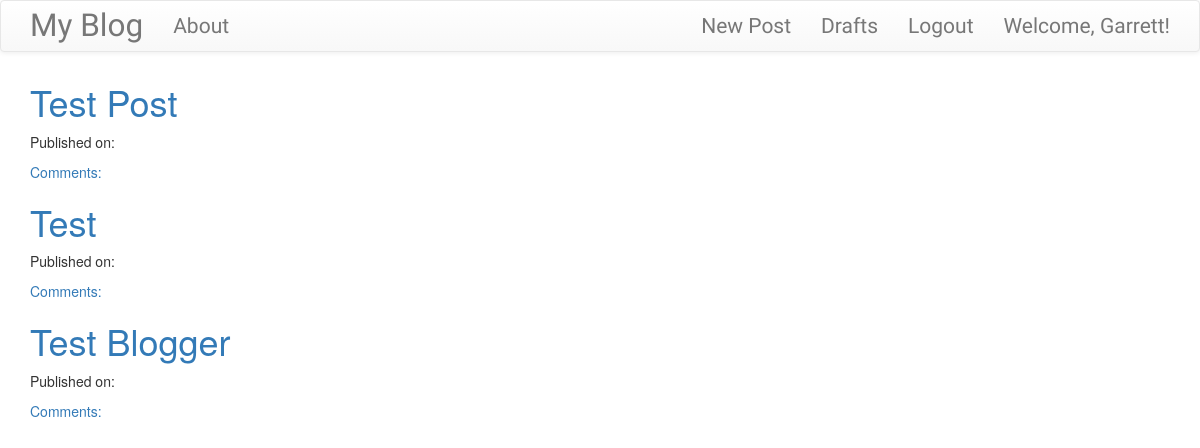
Page /drafts/ (signed in) on the committed database.
### blog/models.py (models this page shows, shortened)
class Post(models.Model):
    author = models.ForeignKey("auth.User", on_delete=models.CASCADE)
    title = models.CharField(max_length=200)
    text = models.TextField()
    created_date = models.DateTimeField(default=timezone.now)
    published_date = models.DateTimeField(blank=True, null=True)

### blog/views.py (the view)
# urls.py: url(r'^drafts/$', views.DraftListView.as_view(), name='post_draft_list'),
class DraftListView(LoginRequiredMixin, ListView):
    login_url = '/login/'
    redirect_field_name = 'blog/post_list.html'
    model = Post
    def get_queryset(self):
        return Post.objects.filter(published_date__isnull=True).order_by('created_date')

### blog/templates/blog/post_list.html
{% extends "blog/base.html" %}
{% block content %}
<div class="centerstage">
  {% for post in post_list %}
  <div class="post">
    <h1><a href ="{% url 'post_detail' pk=post.pk %}">{{ post.title }}</a></h1>
    <div class="date">
      <p>Published on: {{post.published_date|date:"D M Y"}}</p>
    </div>
    <a href ="{% url 'post_detail' pk=post.pk %}">Comments: {{post.approve_comments.count}}</a>
  </div>
  {% endfor %}
</div>
{% endblock %}

### blog/templates/blog/base.html (shortened to what this page needs)
<!DOCTYPE html>
{% load staticfiles %}
<html lang="en" dir="ltr">
  <head>
    <link rel="stylesheet" href="https://maxcdn.bootstrapcdn.com/bootstrap/3.3.7/css/bootstrap.min.css">
    <link rel="stylesheet" href="https://maxcdn.bootstrapcdn.com/bootstrap/3.3.7/css/bootstrap-theme.min.css">
    <link rel="stylesheet" href="//cdn.jsdelivr.net/medium-editor/latest/css/medium-editor.min.css" type="text/css" media="screen" charset="utf-8">
    <link rel="stylesheet" href="{% static 'css/style.css' %}">
  </head>
  <body class ="loader">
    <nav class="navbar navbar-default techfont custom-navbar">
      <div class="container">
        <ul class ="nav navbar-nav">
          <li><a class ="navbar-brand bigbrand" href ="{% url 'post_list' %}">My Blog</a></li>
          <li><a href ="{% url 'about' %}">About</a></li>
        </ul>
        <ul class ="nav navbar-nav navbar-right">
          {% if user.is_authenticated%}
            <li>
              <a href ="{% url 'post_new'%}">New Post</a>
            </li>
            <li>
              <a href ="{% url 'post_draft_list'%}">Drafts</a>
            </li>
            <li>
              <a href ="{% url 'logout'%}">Logout</a>
            </li>
            <li>
              <a>Welcome, {{user.username}}!</a>
            </li>
            {% else %}
            <li><a class="nav navbar-right" href ="{% url 'login' %}"><span class="glyphicon glyphicon-user"></span></a></li>
          {% endif %}
        </ul>
      </div>
    </nav>
    <div class="content container">
      <div class="row">
        <div class="col-md-8">
          <div class="blog_posts">
            {% block content %}
            {% endblock %}
          </div>
        </div>
      </div>
    </div>
  </body>
</html>

### blog/static/css/style.css (style rules this page uses)
.techfont { font-family: 'Ubuntu', sans-serif; font-size: 1.5em; margin-bottom: 10px; }
.bigbrand { font-size: 1.5em; }
.centerstage { margin-left: auto; margin-right: auto; }
.loader { filter:hue-rotate(0deg); color: linear-gradient(45deg,#0f8,#08f); animation:hue 5000ms infinite linear; }

### rows in the picture
Post: title "Test Post"
Post: title "Test"
Post: title "Test Blogger"

### other values in the picture
{{ user.username }} "Garrett"
